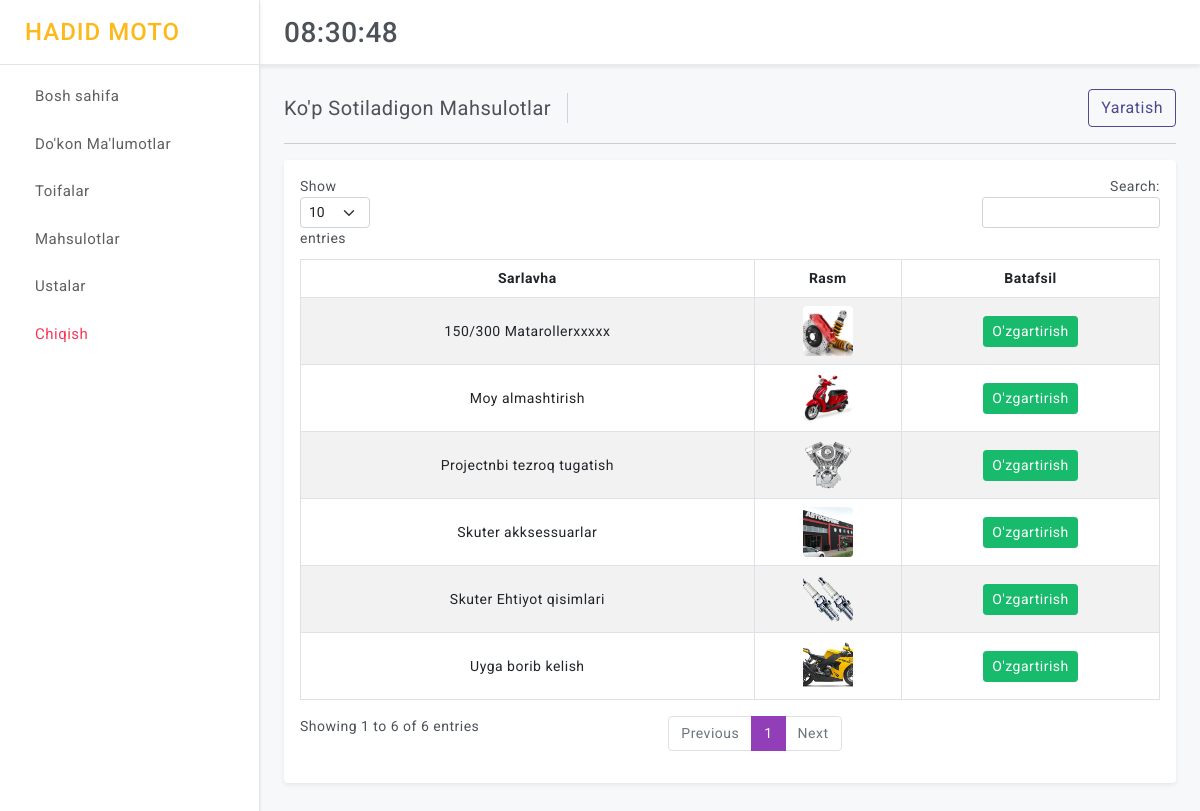
/sklad/popularcategories/ (signed in), run on the app's committed database.
### control/models.py (models this page shows, shortened)
class PopularCategory(models.Model):
    category = models.ForeignKey(Category, on_delete=models.CASCADE)
    image = ResizedImageField(size=[300, 300], quality=100, upload_to="popular_category/")

class Category(models.Model):
    title = models.CharField(max_length=250)
    priority = models.IntegerField(default=0)
    slug = models.CharField(max_length=250, default="")
    nav = models.BooleanField(default=False) # False bosa popular emas True bo'lsa popular
    available = models.BooleanField(default=True) # False bosa o'chgan
    is_active = models.BooleanField(default=True) # False bosa bloklangan
    class Meta:
        ordering = ('-priority',)

### control/views.py (the view)
# urls.py: path("popularcategories/", views.control_popularcategories_all, name="control_popularcategories_all"),
@login_required(login_url='login')
def control_popularcategories_all(request):
    popularcategories = PopularCategory.objects.all()
    categories = Category.objects.filter(available=True, is_active=True)
    context = {
        "base": base_context(request=request),
        "popularcategories":popularcategories
    }
    return render(request, "control/popularcategories/all.html", context)

### control/views.py (called while the page is built)
def base_context(request):
    try:
        code = request.build_absolute_uri().split('?')[1]
    except:
        code = None
    context = {
        "code": code
    }
    return context

### templates/control/popularcategories/all.html (shortened to what this page needs)
{% extends 'control/base.html' %}
{% load static %}
      {% block page_title %}Ko'p Sotiladigon Mahsulotlar{% endblock page_title %}
      {% block add %}
      <div class="ms-auto d-block">
        <div class="btn-group">
          <a href="{% url 'control_popularcategory_add' %}" class="btn btn-outline-primary d-block">Yaratish</a>
        </div>
      </div>
      {% endblock add %}
      {% block content %}
            <div class="card">
                <div class="card-body">
                    <div class="table-responsive">
                        <table id="example" class="table table-striped table-bordered" style="width:100%">
                            <thead>
                                <tr class="text-center">
                                    <th>Sarlavha</th>
                                    <th>Rasm</th>
                                    <th>Batafsil</th>
                                </tr>
                            </thead>
                            <tbody>
                                {% for popularcategory in popularcategories %}
                                <tr style="vertical-align: middle; text-align: center;">
                                    <td>{{ popularcategory.category.title }}</td>
                                    <td><img height="50" width="50"  class="rounded" src="{{popularcategory.image.url}}" alt="img_not_found" style="object-fit: cover;"></td>
                                    <td><a href="{% url 'control_popularcategory_detail' popularcategory.id  %}" class="btn btn-success btn-sm"> O'zgartirish </a></td>
                                </tr>
                                {% endfor %}
                            </tbody>
                        </table>
                    </div>
                </div>
            </div>
      {% endblock content %}

### core/static/control/assets/css/style.css (style rules this page uses)
body { color: #4c5258; font-size: 14px; letter-spacing: .5px; background-color: #f7f8fa; overflow-x: hidden; font-family: Roboto, sans-serif; }
a { text-decoration: none; }
::placeholder { opacity: 0.5 !important; }
.table-responsive { white-space: nowrap; }

### templates/control/base.html (style rules this page uses)
.table-responsive { overflow-x: hidden; }

### data on the page
PopularCategory: category "Skuter Ehtiyot qisimlari", image (picture)
PopularCategory: category "Skuter akksessuarlar", image (picture)
PopularCategory: category "Moy almashtirish", image (picture)
PopularCategory: category "Uyga borib kelish", image (picture)
PopularCategory: category "Projectnbi tezroq tugatish", image (picture)
PopularCategory: category "150/300 Matarollerxxxxx", image (picture)
